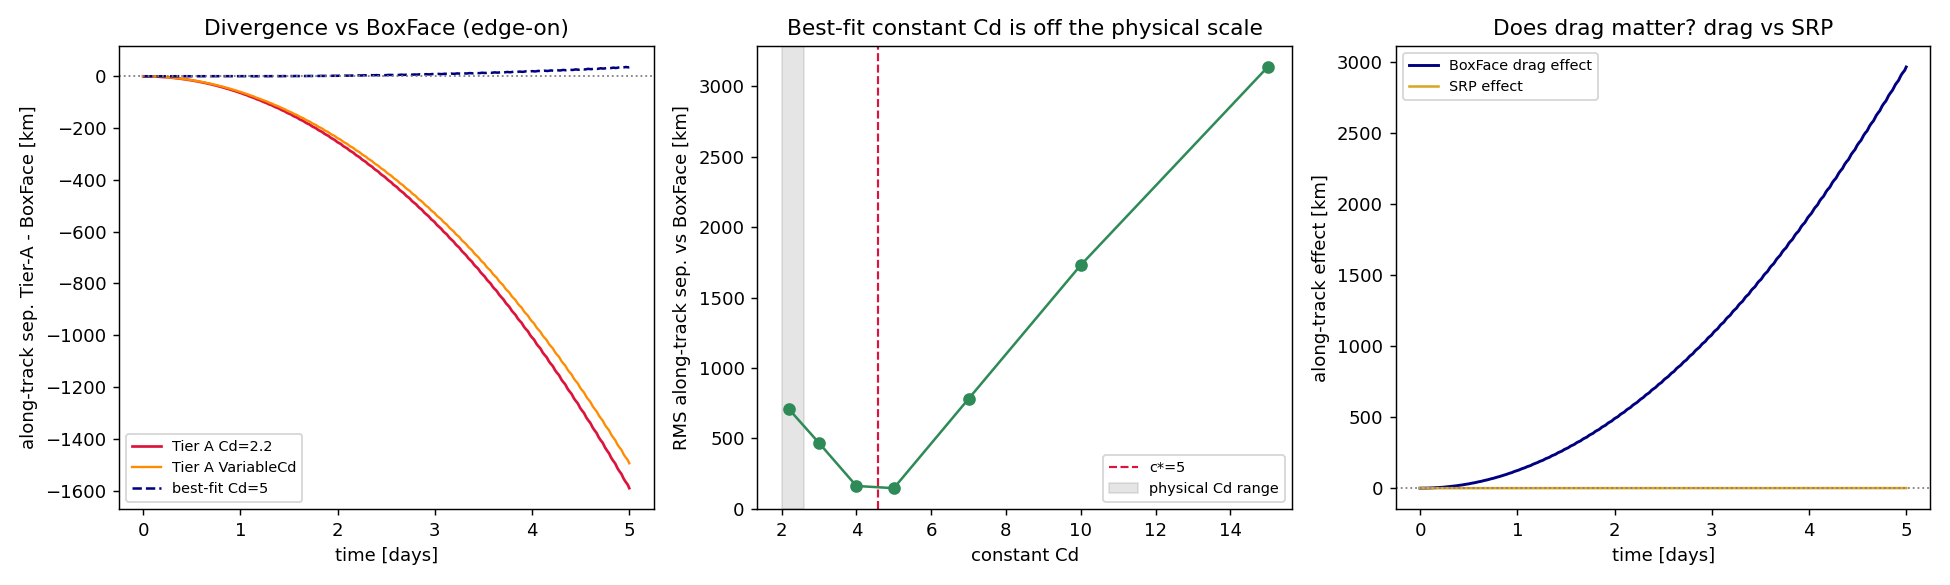

Here is the Python script that generated this plot:
"""
Tier B (BoxFaceCd) EDGE-ON benefit study -- the application-specific companion to
cd_box_benefit_study.py (build-plan Chunk 6, contract general-upgrades-1.md "Tier B
Drag" -> Evidence pipeline 4). Supplementary evidence for a maintainer application
the contract's Sun-pointing scenario does not represent: a box-shaped solar sail
held *edge-on* to the flow (InPlaneTracking) to minimize drag.

  >>> RUN IN THE propygator CONDA ENV, NOT the throwaway venv. <<<
  Imports propygator, starts the JVM, needs orekit-data (same as the Sun-pointing
  study). Does NOT overwrite that study's evidence -- this is a separate file set.

      conda run -n propygator python cd_box_benefit_study_edgeon.py > cd_box_benefit_study_edgeon_results.txt

Why a separate study (the physics inverts). SunPointing sweeps the large face
through the flow, so drag work is dominated by the near-face-on arc where the
projected-area (Tier A) and per-face (Tier B) models agree -- the shear term is a
~1% correction (that is what cd_box_benefit_study.py found). Held EDGE-ON, the large
faces are parallel to the flow for the whole orbit: their PROJECTED area -> ~0, so
Tier A (Orekit BoxAndSolarArraySpacecraft, projected-area only) sees almost no drag,
while the real physics is dominated by TANGENTIAL SHEAR on those large faces (the
per-face Cd floors at ~0.088 at theta = 90 deg). Only BoxFaceCd carries that term.

The gate metric needs care here. With the attitude HELD edge-on, both models give a
roughly CONSTANT CdA over the orbit, so a best-fit constant Cd can match BoxFace's
MAGNITUDE -- but only at an UNPHYSICAL value (it must inflate the tiny leading-edge
projected area up to the shear-dominated per-face CdA). So the naive "survives
recalibration?" residual is misleading. This driver therefore reports, in order:
  1. PRIMARY -- along-track divergence vs PHYSICAL Tier A (Cd = 2.2, and the shipped
     VariableCd.sphere_default table): what a real user actually suffers.
  2. The best-fit constant Cd from a WIDE sweep -- its VALUE is the evidence (if it
     lands far above the physical ~2.0-2.6 free-molecular range, the divergence is
     "absorbable" only unphysically).
  3. DRAG effect vs SRP effect at this altitude: does drag even matter for this sail
     (a solar sail is SRP-driven; if SRP dominates, the drag model is moot).

Reference-only: not shipped, not in CI, outside testpaths. ASCII-only stdout
(cp1252 redirect). The maintainer makes the SHIP/DROP call from this evidence.
"""
from __future__ import annotations

import math
import time
from pathlib import Path

import numpy as np

import matplotlib

matplotlib.use("Agg")
import matplotlib.pyplot as plt  # noqa: E402

import propygator as pgr  # noqa: E402,F401
from propygator import (  # noqa: E402
    BoxFaceCd,
    ForceModelConfig,
    InPlaneTracking,
    IntegratorConfig,
    KeplerianElements,
    SpacecraftConfig,
    SpacecraftGeometry,
    VariableCd,
    propagate_numerical,
)
from propygator.core.frames import Frame  # noqa: E402
from propygator.core.time import Epoch, TimeScale  # noqa: E402

# ---------------------------------------------------------------------------
# Maintainer-supplied solar-sail scenario. Held edge-on to minimize drag.
# ---------------------------------------------------------------------------
EPOCH_ISO = "2002-07-01T00:00:00"  # solar MAX (high-drag case; flag if changed)
ALT_KM = 400.0                     # circular
INC_DEG = 51.6                     # weakly relevant (InPlaneTracking: no Sun dep)
SAIL_SIDE_M = 1.0                  # 1 m^2 square sail -> +/-Z faces = 1 m^2
Z_THICK_M = 0.01                   # 1 cm edge thickness
MASS_KG = 2.0                      # A/m = 0.5 m^2/kg (full-face)
WINDOW_DAYS = 5.0                  # longer arc: edge-on drag is low
OUTPUT_STEP_S = 120.0
CD_NOMINAL = 2.2                   # textbook scalar (the naive choice)
# Sweep to locate the best-fit constant Cd (spans the physical ~2.0-2.6 range up
# into clearly non-physical territory; the best-fit's VALUE is the evidence).
CD_GRID = [2.2, 3.0, 4.0, 5.0, 7.0, 10.0, 15.0]
PHYSICAL_CD_CEIL = 2.6  # top of the free-molecular physical range

R_EQ_M = 6378137.0
CR_BOX = 1.8  # approx effective Cr for the box optics (abs 0.3 / spec 0.6), SRP est
P_SRP = 4.56e-6  # solar radiation pressure at 1 AU [N/m^2], for the analytic estimate


def _initial_state():
    epoch = Epoch.from_iso(EPOCH_ISO, TimeScale.UTC)
    a = R_EQ_M + ALT_KM * 1e3
    els = KeplerianElements(a, 0.0, math.radians(INC_DEG), 0.0, 0.0, 0.0)
    return els.to_state(epoch, Frame.EME2000)


def _geometry(drag_coefficient) -> SpacecraftGeometry:
    # 1 m^2 sail faces are +/-Z (area x*y); z is the thin edge. InPlaneTracking puts
    # +Z on the orbit normal, so those 1 m^2 faces are held edge-on to the flow.
    return SpacecraftGeometry.box_and_panels(
        x_length_m=SAIL_SIDE_M, y_length_m=SAIL_SIDE_M, z_length_m=Z_THICK_M,
        drag_coefficient=drag_coefficient,
    )


def _propagate(state, drag_coefficient, *, drag: bool = True, srp: bool = True):
    geom = _geometry(drag_coefficient if drag else CD_NOMINAL)
    sc = SpacecraftConfig(mass_kg=MASS_KG, geometry=geom)
    fm = ForceModelConfig(
        gravity_degree=70, gravity_order=70,
        drag=drag, atmosphere_model="NRLMSISE-00", srp=srp,
    )
    return propagate_numerical(
        state, WINDOW_DAYS * 86400.0, output_step=OUTPUT_STEP_S,
        force_models=fm, spacecraft=sc, attitude=InPlaneTracking(),
        integrator=IntegratorConfig.default(),
    )


def _along_track(traj_a, traj_b) -> np.ndarray:
    """Along-track separation [m] of A relative to B on the shared grid."""
    n = min(len(traj_a.positions), len(traj_b.positions))
    dr = traj_a.positions[:n] - traj_b.positions[:n]
    v = traj_a.velocities[:n]
    vhat = v / np.linalg.norm(v, axis=1, keepdims=True)
    return np.einsum("ij,ij->i", dr, vhat)


def _alt_km(traj) -> tuple[float, float]:
    a0 = float(np.linalg.norm(traj.positions[0]) - R_EQ_M)
    aN = float(np.linalg.norm(traj.positions[-1]) - R_EQ_M)
    return a0 / 1e3, aN / 1e3


def _best_fit_cd(state, traj_b):
    """Wide-grid best-fit constant Cd minimizing RMS along-track sep vs BoxFace."""
    rms, trajs = [], {}
    for c in CD_GRID:
        ta = _propagate(state, float(c))
        trajs[c] = ta
        rms.append(float(np.sqrt(np.mean(_along_track(ta, traj_b) ** 2))))
    rms = np.array(rms)
    j = int(np.argmin(rms))
    if 0 < j < len(CD_GRID) - 1:
        x0, x1, x2 = CD_GRID[j - 1], CD_GRID[j], CD_GRID[j + 1]
        y0, y1, y2 = rms[j - 1], rms[j], rms[j + 1]
        denom = (x0 - x1) * (x0 - x2) * (x1 - x2)
        aq = (x2 * (y1 - y0) + x1 * (y0 - y2) + x0 * (y2 - y1)) / denom
        bq = (x2**2 * (y0 - y1) + x1**2 * (y2 - y0) + x0**2 * (y1 - y2)) / denom
        c_star = float(np.clip(-bq / (2 * aq) if aq > 0 else CD_GRID[j],
                               CD_GRID[0], CD_GRID[-1]))
    else:
        c_star = float(CD_GRID[j])
    traj_star = trajs.get(c_star) or _propagate(state, c_star)
    return c_star, rms, trajs, traj_star


def main() -> None:
    t0 = time.perf_counter()
    state = _initial_state()
    a_over_m = SAIL_SIDE_M**2 / MASS_KG
    a_srp = P_SRP * CR_BOX * a_over_m  # analytic SRP accel [m/s^2], order-of-magnitude

    print("=" * 76)
    print("TIER B EDGE-ON BENEFIT STUDY (solar sail held edge-on; BoxFaceCd vs Tier A)")
    print("=" * 76)
    print(f"propygator {getattr(pgr, '__version__', '?')}; real propagate_numerical")
    print(f"Sail: {SAIL_SIDE_M:.1f} m x {SAIL_SIDE_M:.1f} m ({SAIL_SIDE_M**2:.1f} m^2 "
          f"faces), edge {Z_THICK_M:.2f} m, m={MASS_KG:.1f} kg, A/m={a_over_m:.2f} m^2/kg")
    print(f"Orbit: {ALT_KM:.0f} km circular, inc {INC_DEG:.1f} deg, "
          f"{WINDOW_DAYS:.0f}-day window, output_step={OUTPUT_STEP_S:.0f} s")
    print(f"Epoch {EPOCH_ISO} (solar MAX -- high-drag case; solar min would cut drag)")
    print("Attitude InPlaneTracking: 1 m^2 faces held EDGE-ON to the flow "
          "(minimum-drag config)")
    print(f"Forces: gravity 70x70 + Sun/Moon + NRLMSISE-00 drag + SRP")
    print()

    # --- the runs ---
    print("... propagating BoxFace + physical Tier A + no-drag + grav-only + "
          f"{len(CD_GRID)}-pt Cd sweep ...", flush=True)
    traj_box = _propagate(state, BoxFaceCd.default())
    traj_cd22 = _propagate(state, CD_NOMINAL)
    traj_var = _propagate(state, VariableCd.sphere_default())
    traj_nodrag = _propagate(state, None, drag=False, srp=True)   # SRP + gravity
    traj_grav = _propagate(state, None, drag=False, srp=False)    # gravity only
    c_star, sweep_rms, _, traj_star = _best_fit_cd(state, traj_box)

    # --- metrics ---
    def final_max(sig):
        return float(sig[-1]), float(np.max(np.abs(sig)))

    s_cd22 = _along_track(traj_cd22, traj_box)
    s_var = _along_track(traj_var, traj_box)
    s_star = _along_track(traj_star, traj_box)
    drag_effect = _along_track(traj_box, traj_nodrag)   # BoxFace drag along-track
    drag_effect_cd22 = _along_track(traj_cd22, traj_nodrag)  # Tier A(2.2) drag effect
    srp_effect = _along_track(traj_nodrag, traj_grav)   # SRP along-track

    f_cd22, m_cd22 = final_max(s_cd22)
    f_var, m_var = final_max(s_var)
    f_star, m_star = final_max(s_star)
    f_de, m_de = final_max(drag_effect)
    f_de22, _ = final_max(drag_effect_cd22)
    f_srp, m_srp = final_max(srp_effect)

    # Empirical drag underestimate factor (along-track drag effect ~ linear in CdA).
    under_factor = abs(f_de) / max(abs(f_de22), 1e-9)

    a0, aN = _alt_km(traj_box)
    print()
    print("-" * 76)
    print("RESULTS")
    print("-" * 76)
    print(f"BoxFace altitude: {a0:.1f} -> {aN:.1f} km over {WINDOW_DAYS:.0f} days")
    print()
    print("1. PRIMARY -- along-track divergence a real user suffers vs BoxFace truth:")
    print(f"     Tier A, constant Cd=2.2      : final {f_cd22/1e3:9.1f} km, "
          f"max {m_cd22/1e3:8.1f} km")
    print(f"     Tier A, VariableCd.sphere    : final {f_var/1e3:9.1f} km, "
          f"max {m_var/1e3:8.1f} km")
    print(f"   (both use projected-area drag -> omit the large-face shear entirely)")
    print()
    print("2. Best-fit CONSTANT Cd (wide sweep) -- is the divergence absorbable, and")
    print("   at what Cd?")
    for c, r in zip(CD_GRID, sweep_rms):
        mark = "  <- min" if abs(r - sweep_rms.min()) < 1e-9 else ""
        print(f"     Cd={c:5.1f}: RMS along-track vs BoxFace {r/1e3:9.1f} km{mark}")
    print(f"     best-fit c* = {c_star:.2f}   (residual final {f_star/1e3:.1f} km, "
          f"max {m_star/1e3:.1f} km)")
    print(f"     -> that is {c_star/CD_NOMINAL:.1f}x the textbook {CD_NOMINAL}, and "
          f"{'ABOVE' if c_star > PHYSICAL_CD_CEIL else 'within'} the free-molecular "
          f"physical range (~2.0-{PHYSICAL_CD_CEIL})")
    if c_star > PHYSICAL_CD_CEIL:
        print(f"        i.e. no PHYSICALLY-reasoned constant Cd recovers BoxFace here")
    print()
    print("3. Does drag even matter for this sail? (drag vs SRP along-track effect)")
    print(f"     BoxFace drag effect (vs no-drag) : final {f_de/1e3:9.1f} km, "
          f"max {m_de/1e3:8.1f} km")
    print(f"     Tier A(2.2) drag effect          : final {f_de22/1e3:9.1f} km")
    print(f"     SRP effect (no-drag vs grav-only): final {f_srp/1e3:9.1f} km, "
          f"max {m_srp/1e3:8.1f} km")
    print(f"     analytic SRP accel ~ {a_srp:.2e} m/s^2 (Cr~{CR_BOX}, A/m={a_over_m:.2f})")
    drag_vs_srp = abs(f_de) / max(abs(f_srp), 1e-9)
    print(f"     BoxFace drag effect / SRP effect = {drag_vs_srp:.1f}x")
    print()
    print("-" * 76)
    print("HEADLINE")
    print("-" * 76)
    print(f"Empirical drag underestimate of physical Tier A vs BoxFace: "
          f"~{under_factor:.1f}x")
    print(f"A user running physical Tier A (Cd=2.2 or VariableCd) mis-predicts the")
    print(f"along-track by ~{abs(f_cd22)/1e3:.0f} km over {WINDOW_DAYS:.0f} days; "
          f"recovering it needs Cd~{c_star:.1f} "
          f"({'above' if c_star > PHYSICAL_CD_CEIL else 'within'} the physical range).")
    print(f"(Short of a perfect edge-on hold: InPlaneTracking tracks INERTIAL velocity, but the")
    print(f" flow is Earth-relative (co-rotation), so the sail sits a few deg off exact")
    print(f" edge-on -- the large faces keep some projected area Tier A does capture.)")
    print(f"At this altitude/epoch, BoxFace drag is {drag_vs_srp:.1f}x the SRP effect, "
          f"so drag {'DOMINATES' if drag_vs_srp > 1 else 'is minor vs'} SRP.")
    print("READING (NOT the decision -- the SHIP/DROP call is the maintainer's):")
    print("  Edge-on inverts the Sun-pointing result: the shear term is the dominant")
    print("  drag, projected-area Tier A structurally omits it, and no PHYSICAL")
    print("  constant Cd recovers it. If drag matters vs SRP here (see #3), this is")
    print("  BoxFaceCd's load-bearing use case.")
    print(f"\nTotal wall time: {time.perf_counter() - t0:.0f} s")

    _figure(traj_box, s_cd22, s_var, s_star, drag_effect, srp_effect,
            sweep_rms, c_star)


def _figure(traj_box, s_cd22, s_var, s_star, drag_effect, srp_effect,
            sweep_rms, c_star):
    n = len(s_cd22)
    t = np.arange(n) * OUTPUT_STEP_S / 86400.0
    fig = plt.figure(figsize=(15, 4.5))

    ax1 = fig.add_subplot(1, 3, 1)
    ax1.plot(t, s_cd22 / 1e3, "-", color="crimson", lw=1.5, label="Tier A Cd=2.2")
    ax1.plot(t, s_var / 1e3, "-", color="darkorange", lw=1.3,
             label="Tier A VariableCd")
    ax1.plot(t, s_star / 1e3, "--", color="navy", lw=1.4,
             label=f"best-fit Cd={c_star:.0f}")
    ax1.axhline(0.0, color="gray", ls=":", lw=1)
    ax1.set_xlabel("time [days]")
    ax1.set_ylabel("along-track sep. Tier-A - BoxFace [km]")
    ax1.set_title("Divergence vs BoxFace (edge-on)")
    ax1.legend(fontsize=8)

    ax2 = fig.add_subplot(1, 3, 2)
    ax2.plot(CD_GRID, sweep_rms / 1e3, "o-", color="seagreen", lw=1.4)
    ax2.axvline(c_star, color="crimson", ls="--", lw=1.2, label=f"c*={c_star:.0f}")
    ax2.axvspan(2.0, 2.6, color="gray", alpha=0.2, label="physical Cd range")
    ax2.set_xlabel("constant Cd")
    ax2.set_ylabel("RMS along-track sep. vs BoxFace [km]")
    ax2.set_title("Best-fit constant Cd is off the physical scale")
    ax2.legend(fontsize=8)

    ax3 = fig.add_subplot(1, 3, 3)
    ax3.plot(t, drag_effect / 1e3, "-", color="navy", lw=1.6,
             label="BoxFace drag effect")
    ax3.plot(t, srp_effect / 1e3, "-", color="goldenrod", lw=1.4,
             label="SRP effect")
    ax3.axhline(0.0, color="gray", ls=":", lw=1)
    ax3.set_xlabel("time [days]")
    ax3.set_ylabel("along-track effect [km]")
    ax3.set_title("Does drag matter? drag vs SRP")
    ax3.legend(fontsize=8)

    plt.tight_layout()
    out = Path(__file__).with_name("cd_box_benefit_study_edgeon.png")
    plt.savefig(out, dpi=130)
    print(f"Saved figure: {out.name}")


if __name__ == "__main__":
    main()
